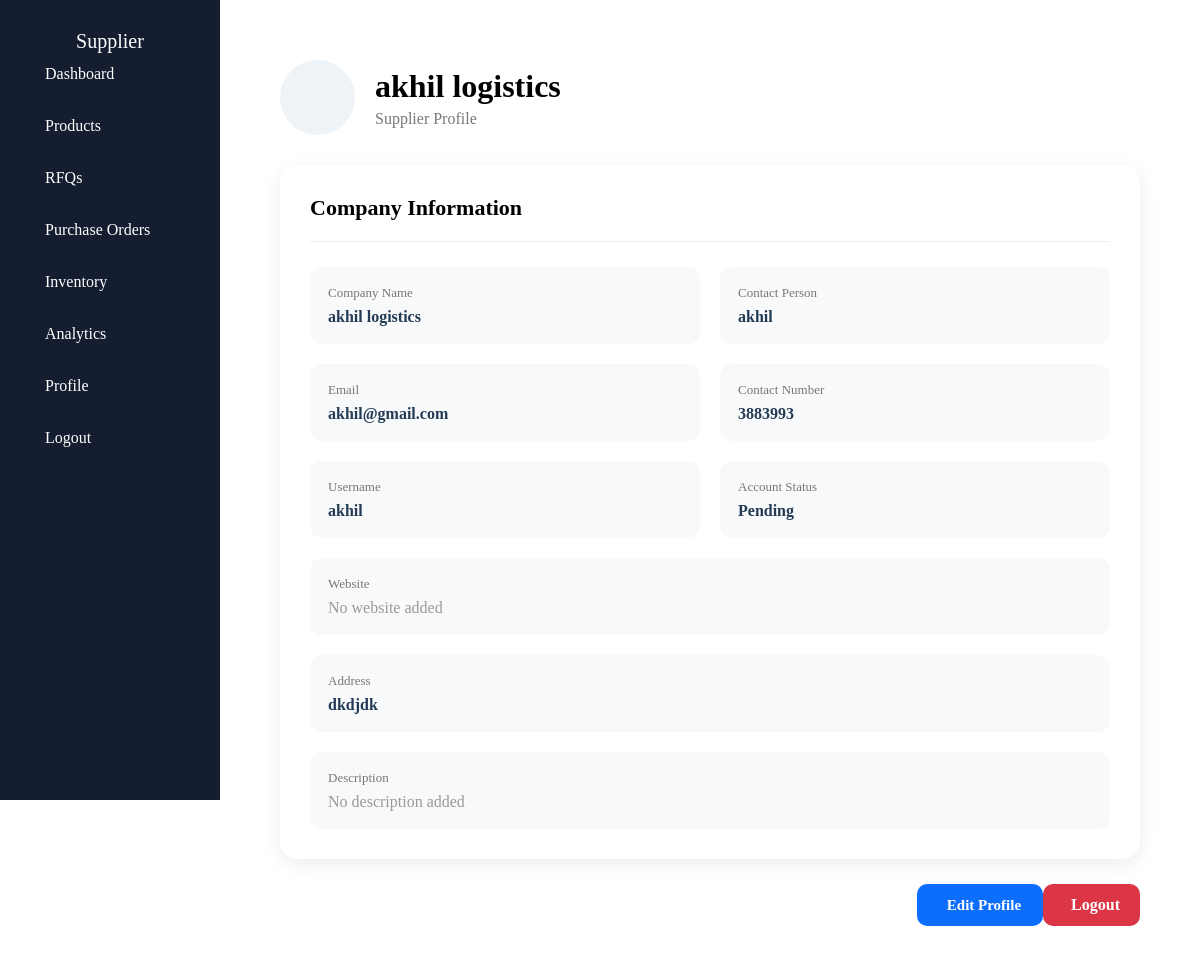
Page /supplierprofile/ (signed in) on the committed database.
### vendor/models.py (models this page shows, shortened)
class Supplier(models.Model):
   user=models.OneToOneField(User,on_delete=models.CASCADE)
   company_name=models.CharField(max_length=200)
   name=models.CharField(max_length=100)
   contact=models.CharField(max_length=10)
   address=models.TextField()
   description=models.TextField(blank=True)
   website=models.URLField(blank=True)
   rating=models.FloatField(default=0.0)
   images=models.ImageField(upload_to="supplier_images/",blank=True,null=True)
   status_choices=[
      ("Active","Active"),
      ("Pending","Pending"),
      ("Inactive","Inactive"),
   ]
   status=models.CharField(max_length=20,choices=status_choices,default="Pending")

### vendor/views.py (the view)
# urls.py: path("supplierprofile/",views.supplier_profile,name="supplierprofile"),
@login_required
def supplier_profile(request):
    supplier = Supplier.objects.get(
        user=request.user
    )
    return render(
        request,
        "supplierprofile.html",
        {
            "supplier": supplier
        }
    )

### vendor/templates/supplierprofile.html (shortened to what this page needs)
{% extends "base.html" %}
{% block content %}
<div class="profile-page">
    <div class="profile-header">
        <div class="supplier-profile-icon">
        </div>
        <div>
            <h1>
                {{ supplier.company_name }}
            </h1>
            <p>
                Supplier Profile
            </p>
        </div>
    </div>
    <div class="profile-card">
        <div class="profile-card-header">
            <h2>
                Company Information
            </h2>
        </div>
        <div class="profile-grid">
            <div class="profile-field">
                <span>
                    Company Name
                </span>
                <strong>
                    {{ supplier.company_name }}
                </strong>
            </div>
            <div class="profile-field">
                <span>
                    Contact Person
                </span>
                <strong>
                    {{ supplier.name }}
                </strong>
            </div>
            <div class="profile-field">
                <span>
                    Email
                </span>
                <strong>
                    {{ supplier.user.email }}
                </strong>
            </div>
            <div class="profile-field">
                <span>
                    Contact Number
                </span>
                <strong>
                    {{ supplier.contact }}
                </strong>
            </div>
            <div class="profile-field">
                <span>
                    Username
                </span>
                <strong>
                    {{ supplier.user.username }}
                </strong>
            </div>
            <div class="profile-field">
                <span>
                    Account Status
                </span>
                {% if supplier.status == "Active" %}
                    <strong class="status-active">
                        {{ supplier.status }}
                    </strong>
                {% elif supplier.status == "Pending" %}
                    <strong class="status-pending">
                        {{ supplier.status }}
                    </strong>
                {% else %}
                    <strong class="status-inactive">
                        {{ supplier.status }}
                    </strong>
                {% endif %}
            </div>
            <div class="profile-field profile-full">
                <span>
                    Website
                </span>
                {% if supplier.website %}
                    <strong>
                        {{ supplier.website }}
                    </strong>
                {% else %}
                    <strong class="not-added">
                        No website added
                    </strong>
                {% endif %}
            </div>
            <div class="profile-field profile-full">
                <span>
                    Address
                </span>
                <strong>
                    {{ supplier.address }}
                </strong>
            </div>
            <div class="profile-field profile-full">
                <span>
                    Description
                </span>
                {% if supplier.description %}
                    <strong>
                        {{ supplier.description }}
                    </strong>
                {% else %}
                    <strong class="not-added">
                        No description added
                    </strong>
                {% endif %}
            </div>
        </div>
    </div>
    <div class="profile-actions">
        <a
            href="{% url 'editsupplierprofile' %}"
            class="profile-edit-btn"
        >
            Edit Profile
        </a>
        <a
            href="{% url 'logout' %}"
            class="profile-logout-btn"
        >
            Logout
        </a>
    </div>
</div>
{% endblock %}

### rows in the picture
Supplier: company_name "akhil logistics", name "akhil", user.email "akhil@gmail.com", contact "3883993", user.username "akhil", status "Pending", address "dkdjdk"
